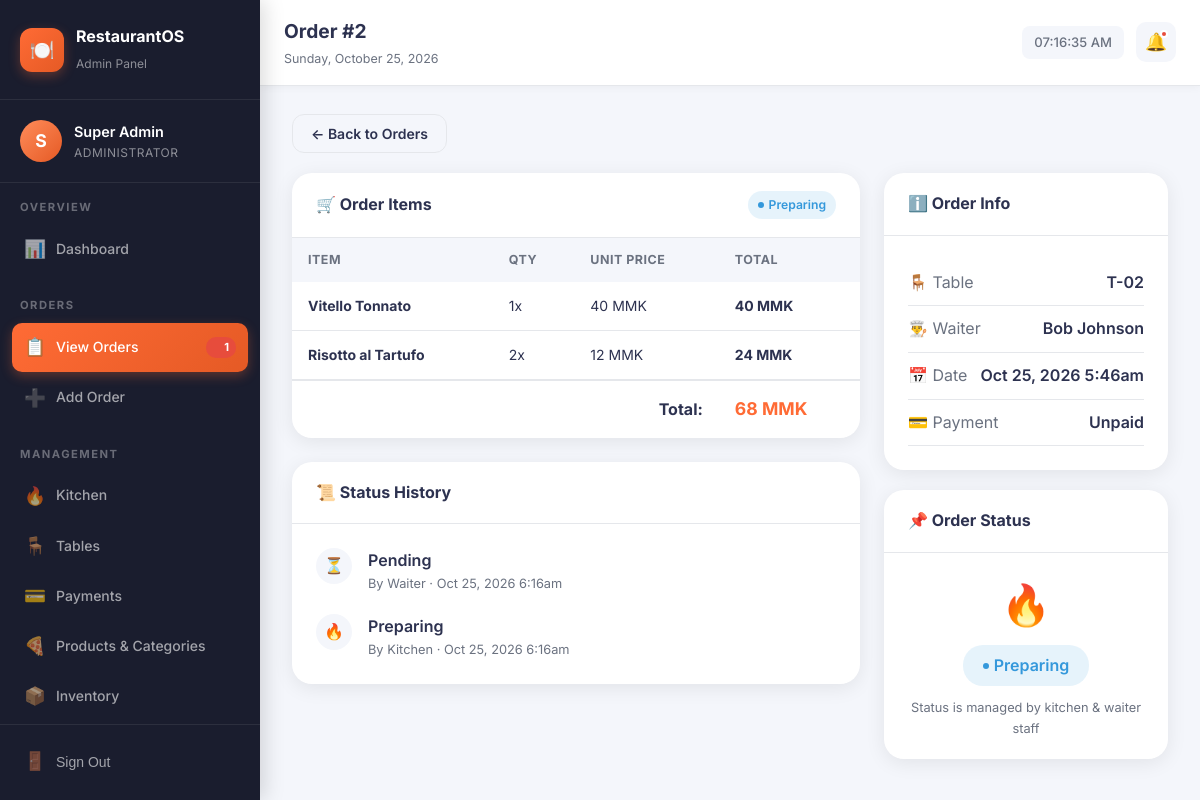
The page /public/admin/order/2 (signed in) on the database its author committed.
### tables this page shows
CREATE TABLE IF NOT EXISTS `order` (
    order_id INT PRIMARY KEY AUTO_INCREMENT,
    table_id INT,
    waiter_id INT,
    order_status VARCHAR(50) DEFAULT 'pending',
    total_amount DECIMAL(10,2) DEFAULT 0.00,
    payment_status VARCHAR(50) DEFAULT 'unpaid',
    order_date DATETIME DEFAULT CURRENT_TIMESTAMP,
    notes TEXT,
    FOREIGN KEY (table_id) REFERENCES restaurant_table(table_id) ON DELETE SET NULL,
    FOREIGN KEY (waiter_id) REFERENCES waiter(waiter_id) ON DELETE SET NULL
);

CREATE TABLE IF NOT EXISTS order_item (
    order_item_id INT PRIMARY KEY AUTO_INCREMENT,
    order_id INT NOT NULL,
    product_id INT,
    quantity INT NOT NULL DEFAULT 1,
    item_price DECIMAL(10,2) NOT NULL,
    total_item_price DECIMAL(10,2) NOT NULL,
    special_request TEXT,
    FOREIGN KEY (order_id) REFERENCES `order`(order_id) ON DELETE CASCADE,
    FOREIGN KEY (product_id) REFERENCES product(product_id) ON DELETE SET NULL
);

CREATE TABLE IF NOT EXISTS product (
    product_id INT PRIMARY KEY AUTO_INCREMENT,
    product_name VARCHAR(100) NOT NULL,
    description TEXT,
    price DECIMAL(10,2) NOT NULL,
    category_id INT,
    image VARCHAR(255) DEFAULT NULL,
    is_available TINYINT(1) DEFAULT 1,
    created_at TIMESTAMP DEFAULT CURRENT_TIMESTAMP,
    updated_at TIMESTAMP DEFAULT CURRENT_TIMESTAMP ON UPDATE CURRENT_TIMESTAMP,
    FOREIGN KEY (category_id) REFERENCES product_category(category_id) ON DELETE SET NULL
);

CREATE TABLE IF NOT EXISTS order_status_history (
    history_id INT PRIMARY KEY AUTO_INCREMENT,
    order_id INT NOT NULL,
    status VARCHAR(50) NOT NULL,
    changed_by_role VARCHAR(50),
    changed_by_id INT,
    timestamp DATETIME DEFAULT CURRENT_TIMESTAMP,
    notes TEXT,
    FOREIGN KEY (order_id) REFERENCES `order`(order_id) ON DELETE CASCADE
);

### app/controllers/AdminController.php (called while the page is built, shortened)
<?php
require_once __DIR__ . '/../../config/database.php';
class AdminController {
    private $db;
    public function __construct() {
        $this->db = Database::getInstance();
    }
    public function orderDetail($id) {
        $order = $this->db->fetchOne("SELECT o.*, t.table_number, w.waiter_name FROM `order` o LEFT JOIN restaurant_table t ON o.table_id = t.table_id LEFT JOIN waiter w ON o.waiter_id = w.waiter_id WHERE o.order_id = ?", [$id], 'i');
        $items = $this->db->fetchAll("SELECT oi.*, p.product_name, p.image FROM order_item oi LEFT JOIN product p ON oi.product_id = p.product_id WHERE oi.order_id = ?", [$id], 'i');
        $history = $this->db->fetchAll("SELECT * FROM order_status_history WHERE order_id = ? ORDER BY timestamp DESC", [$id], 'i');
        require_once __DIR__ . '/../views/admin/order_detail.php';
    }
}

### config/database.php (called while the page is built, shortened)
<?php
class Database {
    private static $instance = null;
    private $connection;
    private function __construct() {
        $this->connection = new mysqli(DB_HOST, DB_USER, DB_PASS, DB_NAME);
        $this->connection->set_charset('utf8mb4');
    }
    public static function getInstance() {
        if (self::$instance === null) {
            self::$instance = new self();
        }
        return self::$instance;
    }
    public function query($sql, $params = [], $types = '') {
        $stmt = $this->connection->prepare($sql);
        if ($params) {
            $stmt->bind_param($types, ...$params);
        }
        $stmt->execute();
        return $stmt;
    }
    public function fetchAll($sql, $params = [], $types = '') {
        $stmt = $this->query($sql, $params, $types);
        $result = $stmt->get_result();
        return $result->fetch_all(MYSQLI_ASSOC);
    }
    public function fetchOne($sql, $params = [], $types = '') {
        $stmt = $this->query($sql, $params, $types);
        $result = $stmt->get_result();
        return $result->fetch_assoc();
    }
}

### app/views/admin/order_detail.php (the view, shortened to what this page needs)
<?php $page_title = 'Order #' . $order['order_id']; require_once __DIR__ . '/../shared/admin_layout_start.php'; ?>
<div style="margin-bottom:20px" class="animate-in">
  <a href="<?= BASE_URL ?>/admin/orders" class="btn btn-secondary">← Back to Orders</a>
</div>
<div style="display:grid;grid-template-columns:2fr 1fr;gap:24px" class="animate-in-delay-1 order-detail-grid">
  <div>
    <div class="card" style="margin-bottom:24px">
      <div class="card-header">
        <div class="card-title">🛒 Order Items</div>
        <span class="badge badge-<?= $order['order_status'] ?>"><?= ucfirst($order['order_status']) ?></span>
      </div>
      <div class="table-wrap">
        <table>
          <thead><tr><th>Item</th><th>Qty</th><th>Unit Price</th><th>Total</th></tr></thead>
          <tbody>
            <?php foreach ($items as $item): ?>
            <tr>
              <td><strong><?= htmlspecialchars($item['product_name']??'Deleted Product') ?></strong>
              </td>
              <td><?= $item['quantity'] ?>x</td>
              <td><?= number_format($item['item_price'], 0) ?> MMK</td>
              <td><strong><?= number_format($item['total_item_price'], 0) ?> MMK</strong></td>
            </tr>
            <?php endforeach; ?>
          </tbody>
          <tfoot>
            <tr style="border-top:2px solid var(--border)">
              <td colspan="3" style="text-align:right;font-weight:700;padding:14px 16px">Total:</td>
              <td style="padding:14px 16px"><strong style="font-size:1.1rem;color:var(--primary)"><?= number_format($order['total_amount'], 0) ?> MMK</strong></td>
            </tr>
          </tfoot>
        </table>
      </div>
    </div>
    <div class="card">
      <div class="card-header"><div class="card-title">📜 Status History</div></div>
      <div class="card-body">
        <?php foreach ($history as $i => $h): ?>
        <div style="display:flex;gap:16px;align-items:flex-start;<?= $i<count($history)-1?'margin-bottom:20px':'' ?>">
          <div style="flex-shrink:0">
            <div style="width:36px;height:36px;border-radius:50%;background:var(--bg);display:flex;align-items:center;justify-content:center;font-size:1rem">
              <?= ['pending'=>'⏳','preparing'=>'🔥','served'=>'✅','completed'=>'💚','cancelled'=>'❌'][$h['status']] ?? '📌' ?>
            </div>
          </div>
          <div>
            <div style="font-weight:600"><?= ucfirst($h['status']) ?></div>
            <div style="font-size:0.8rem;color:var(--text-secondary)">By <?= ucfirst($h['changed_by_role']??'system') ?> · <?= date('M j, Y g:ia', strtotime($h['timestamp'])) ?></div>
          </div>
        </div>
        <?php endforeach; ?>
      </div>
    </div>
  </div>
  <div>
    <div class="card" style="margin-bottom:20px">
      <div class="card-header"><div class="card-title">ℹ️ Order Info</div></div>
      <div class="card-body">
        <?php $rows = [['🪑 Table',$order['table_number']??'N/A'],['👨‍🍳 Waiter',$order['waiter_name']??'N/A'],['📅 Date',date('M j, Y g:ia',strtotime($order['order_date']))],['💳 Payment',ucfirst($order['payment_status'])]]; ?>
        <?php foreach ($rows as [$label,$val]): ?>
        <div style="display:flex;justify-content:space-between;padding:10px 0;border-bottom:1px solid var(--border)">
          <span style="color:var(--text-secondary)"><?= $label ?></span>
          <span style="font-weight:600"><?= htmlspecialchars($val) ?></span>
        </div>
        <?php endforeach; ?>
      </div>
    </div>
    <div class="card">
      <div class="card-header"><div class="card-title">📌 Order Status</div></div>
      <div class="card-body" style="text-align:center;padding:20px">
        <?php
        $statusIcons  = ['pending'=>'⏳','preparing'=>'🔥','served'=>'✅','completed'=>'💚','cancelled'=>'❌'];
        $statusLabels = ['pending'=>'Pending','preparing'=>'Preparing','served'=>'Served','completed'=>'Completed','cancelled'=>'Cancelled'];
        $s = $order['order_status'];
        ?>
        <div style="font-size:2.5rem;margin-bottom:8px"><?= $statusIcons[$s] ?? '📌' ?></div>
        <span class="badge badge-<?= $s ?>" style="font-size:1rem;padding:8px 20px">
          <?= $statusLabels[$s] ?? ucfirst($s) ?>
        </span>
        <div style="font-size:0.8rem;color:var(--text-secondary);margin-top:12px">
          Status is managed by kitchen &amp; waiter staff
        </div>
      </div>
    </div>
  </div>
</div>
<?php require_once __DIR__ . '/../shared/admin_layout_end.php'; ?>

### public/index.php (shortened to what this page needs)
<?php
require_once __DIR__ . '/../config/database.php';
require_once __DIR__ . '/../app/controllers/AdminController.php';
$request = $_SERVER['REQUEST_URI'] ?? '/';
foreach (['/restaurant/public/index.php', '/restaurant/public'] as $base) {
    if (strpos($request, $base) === 0) {
        $request = substr($request, strlen($base));
        break;
    }
}
$request = strtok($request, '?');
switch (true) {
    case preg_match('#^/admin/order/(\d+)$#', $request, $m):
        (new AdminController())->orderDetail((int)$m[1]); break;
}

### app/views/shared/admin_layout_start.php (shortened to what this page needs)
<?php
$admin_user = $_SESSION['admin'] ?? [];
$admin_name = $admin_user['name'] ?? 'Admin';
$initials = strtoupper(substr($admin_name,0,1));
$db = Database::getInstance();
$pending_orders = $db->fetchOne("SELECT COUNT(*) as cnt FROM `order` WHERE order_status='pending'")['cnt'] ?? 0;
function isActive($path) {
  return strpos($_SERVER['REQUEST_URI'] ?? '', $path) !== false ? 'active' : '';
}
?>
<!DOCTYPE html>
<html lang="en">
<head>
<link rel="stylesheet" href="<?= BASE_URL ?>/css/style.css">
</head>
<body>
<div class="app-layout">
  <aside class="sidebar" id="sidebar">
    <div class="sidebar-header">
      <a href="<?= BASE_URL ?>/admin/dashboard" class="sidebar-brand">
        <div class="brand-icon">🍽️</div>
        <div class="brand-text">
          <strong>RestaurantOS</strong>
          <span>Admin Panel</span>
        </div>
      </a>
    </div>
    <div class="sidebar-user">
      <div class="user-avatar"><?= $initials ?></div>
      <div class="user-info">
        <div class="user-name"><?= htmlspecialchars($admin_name) ?></div>
        <div class="user-role">Administrator</div>
      </div>
    </div>
    <nav class="sidebar-nav">
      <div class="nav-section">
        <div class="nav-section-title">Overview</div>
        <a href="<?= BASE_URL ?>/admin/dashboard" class="nav-item <?= isActive('/admin/dashboard') ?>"><span class="icon">📊</span> Dashboard</a>
      </div>
      <div class="nav-section">
        <div class="nav-section-title">Orders</div>
        <a href="<?= BASE_URL ?>/admin/orders" class="nav-item <?= isActive('/admin/orders') || isActive('/admin/add-order') || isActive('/admin/order/') ? 'active' : '' ?>">
          <span class="icon">📋</span> View Orders
          <?php if ($pending_orders > 0): ?><span class="badge"><?= $pending_orders ?></span><?php endif; ?>
        </a>
        <a href="<?= BASE_URL ?>/admin/add-order" class="nav-item <?= isActive('/admin/add-order') ?>"><span class="icon">➕</span> Add Order</a>
      </div>
      <div class="nav-section">
        <div class="nav-section-title">Management</div>
        <a href="<?= BASE_URL ?>/admin/kitchen" class="nav-item <?= isActive('/admin/kitchen') ?>"><span class="icon">🔥</span> Kitchen</a>
        <a href="<?= BASE_URL ?>/admin/tables" class="nav-item <?= isActive('/admin/tables') ?>"><span class="icon">🪑</span> Tables</a>
        <a href="<?= BASE_URL ?>/admin/payments" class="nav-item <?= isActive('/admin/payments') ?>"><span class="icon">💳</span> Payments</a>
        <a href="<?= BASE_URL ?>/admin/products" class="nav-item <?= isActive('/admin/products') ?>"><span class="icon">🍕</span> Products & Categories</a>
        <a href="<?= BASE_URL ?>/admin/inventory" class="nav-item <?= isActive('/admin/inventory') ?>">
          <span class="icon">📦</span> Inventory
        </a>
        <a href="<?= BASE_URL ?>/admin/waiters" class="nav-item <?= isActive('/admin/waiters') ?>"><span class="icon">👨‍🍳</span> Waiters</a>
      </div>
    </nav>
    <div class="sidebar-footer">
      <form action="<?= BASE_URL ?>/logout" method="POST">
        <button type="submit" class="nav-item nav-logout" style="color:rgba(255,255,255,0.6)">
          <span class="icon">🚪</span> Sign Out
        </button>
      </form>
    </div>
  </aside>
  <div class="main-content">
    <div class="topbar">
      <div class="topbar-left">
        <div class="topbar-title"><?= $page_title ?? 'Dashboard' ?></div>
        <div class="topbar-subtitle"><?= date('l, F j, Y') ?></div>
      </div>
      <div class="topbar-right">
        <div class="topbar-time" id="live-clock"></div>
        <button class="topbar-notif" title="Notifications">🔔<span class="dot"></span></button>
      </div>
    </div>
    <div class="page-content">

### app/views/shared/admin_layout_end.php (shortened to what this page needs)
    </div>
  </div>
</div>
</body>
</html>

### app/views/admin/order_detail.php (style rules this page uses)
.order-detail-grid { display: grid; grid-template-columns: 2fr 1fr; gap: 24px; }

### rows shown on the page
order: order_id "Order #2", order_status "Preparing", total_amount "68", order_status "🔥"
order_item: product.product_name "Vitello Tonnato", quantity "1", item_price "40", total_item_price "40"
order_item: product.product_name "Risotto al Tartufo", quantity "2", item_price "12", total_item_price "24"
order_status_history: status "⏳", status "Pending", changed_by_role "Waiter", timestamp "Oct 25, 2026 6:16am"
order_status_history: status "🔥", status "Preparing", changed_by_role "Kitchen", timestamp "Oct 25, 2026 6:16am"

### other values the page prints
$initials "S"
$admin_name "Super Admin"
$pending_orders "1"
$label "🪑 Table"
$val "T-02"
$label "👨‍🍳 Waiter"
$val "Bob Johnson"
$label "📅 Date"
$val "Oct 25, 2026 5:46am"
$label "💳 Payment"
$val "Unpaid"
